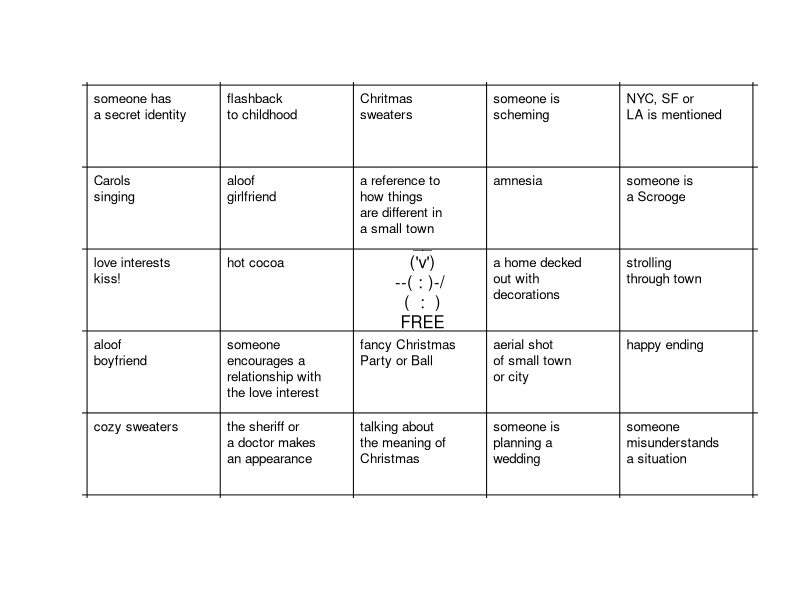
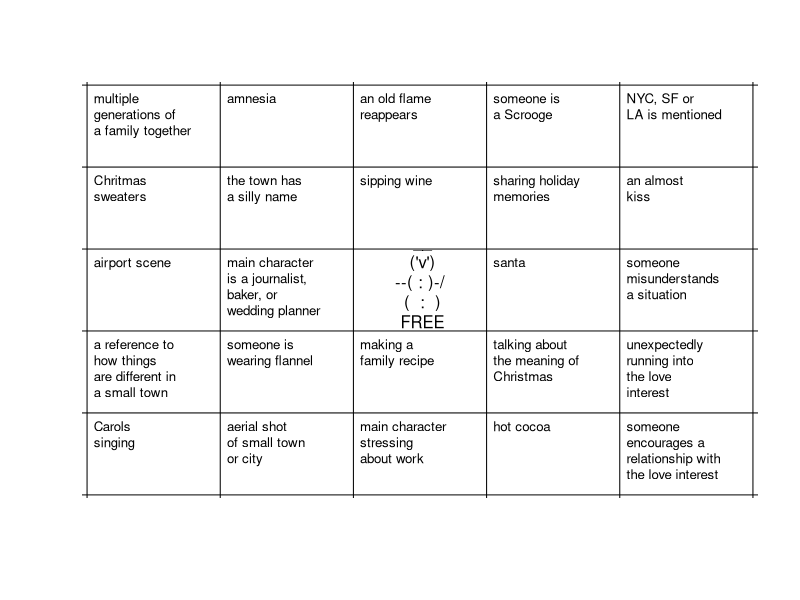
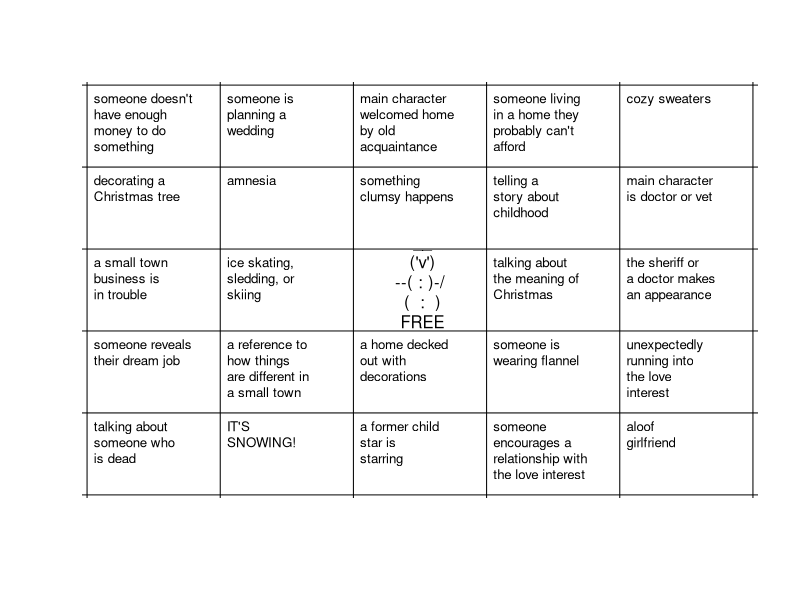
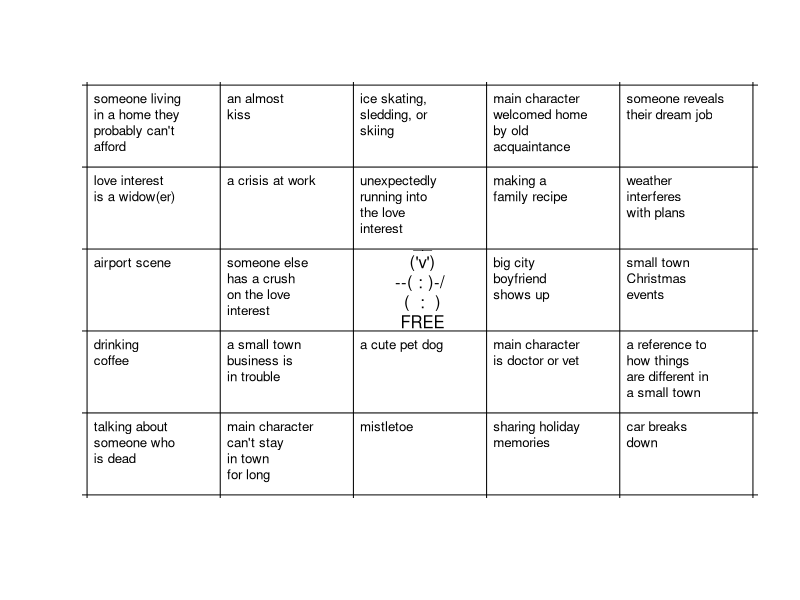
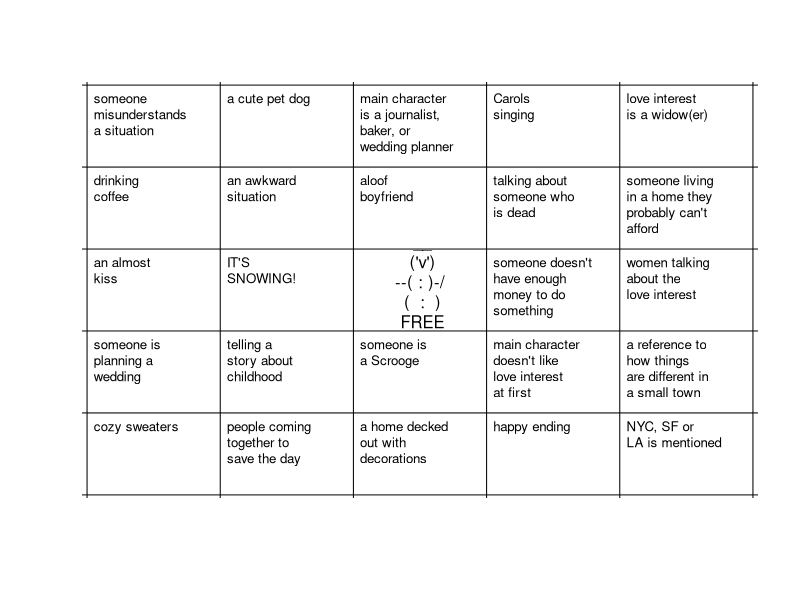
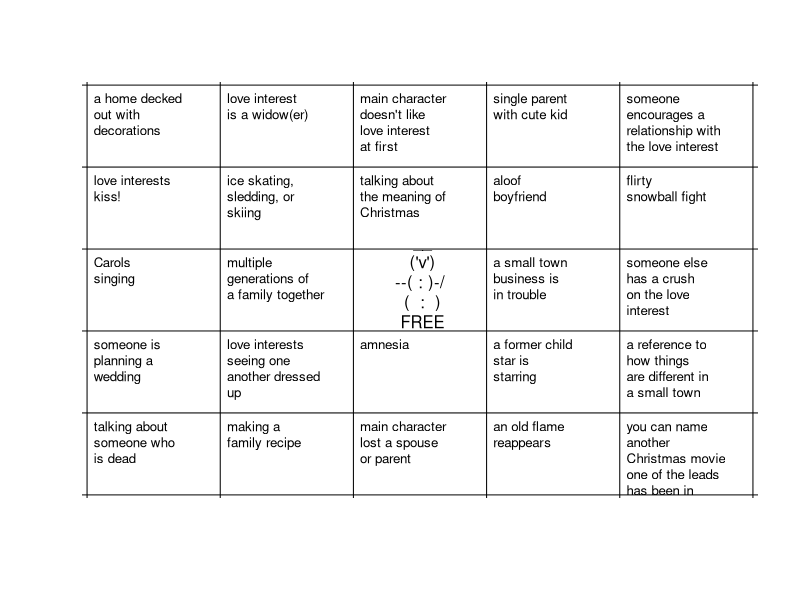
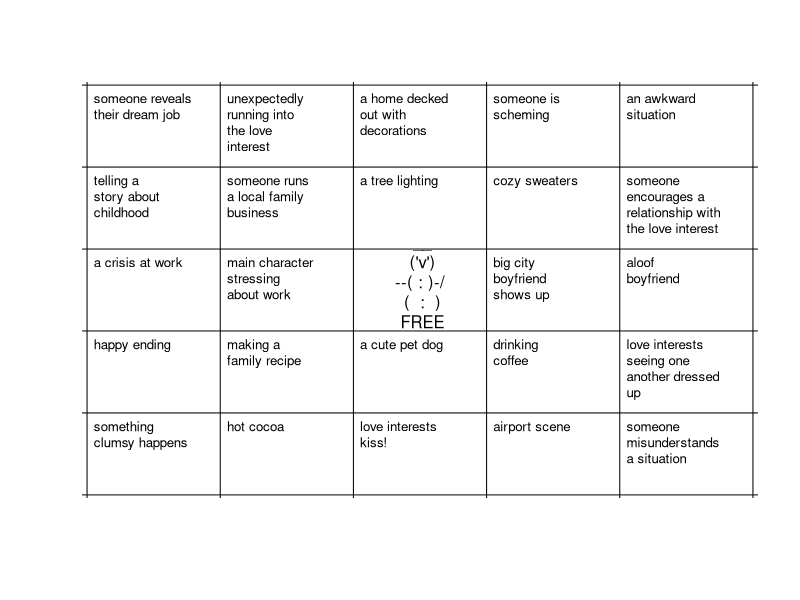
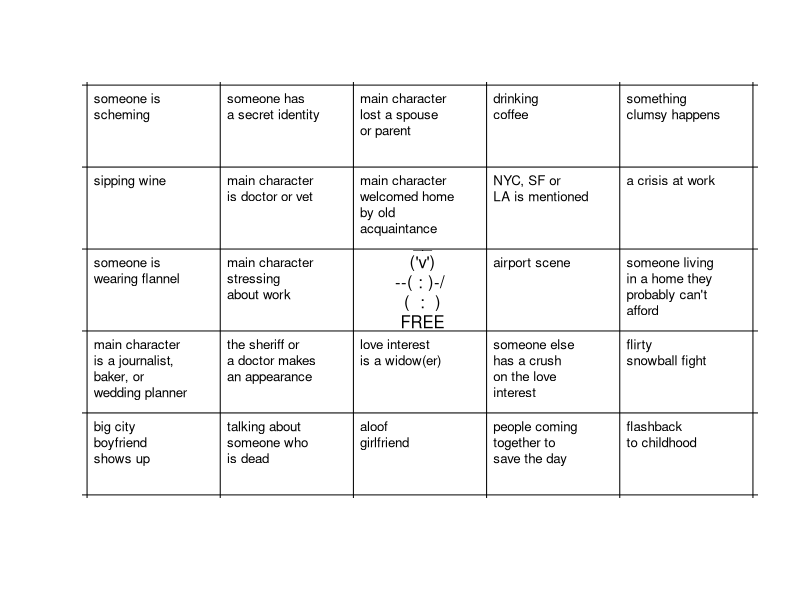

Recreate these plots in R, in order. (Note: this script raises an error after producing the figures.)



hallmark_strings <- c("someone \nencourages a \nrelationship with \nthe love interest",
"drinking \ncoffee",
"an awkward \nsituation",
"an almost \nkiss",
"someone has \na secret identity",
"aerial shot \nof small town \nor city",
"Chritmas \nsweaters",
"a reference to \nhow things \nare different in \na small town",
"main character \nis a journalist, \nbaker, or \nwedding planner",
"NYC, SF or \nLA is mentioned",
"ice skating, \nsledding, or \nskiing",
"the sheriff or \na doctor makes \nan appearance",
"love interests \nseeing one \nanother dressed \nup",
"someone living \nin a home they \nprobably can't \nafford",
"someone \nmisunderstands \na situation",
"you can name \nanother \nChristmas movie \none of the leads \nhas been in",
"amnesia",
"talking about \nthe meaning of \nChristmas",
"something \nclumsy happens",
"people coming \ntogether to \nsave the day",
"sharing holiday \nmemories",
"the town has \na silly name",
"someone doesn't \nhave enough \nmoney to do \nsomething",
"an old flame \nreappears",
"making a \nfamily recipe",
"hot cocoa",
"a small town \nbusiness is \nin trouble",
"decorating a \nChristmas tree",
"main character \nlost a spouse \nor parent",
"a former child \nstar is \nstarring",
"aloof \nboyfriend",
"aloof \ngirlfriend",
"IT'S \nSNOWING!",
"a cute pet dog",
"santa",
"airport scene",
"Carols \nsinging",
"flashback \nto childhood",
"random crafty \nskills",
"cozy sweaters",
"main character \ncan't stay \nin town \nfor long",
"small town \nChristmas \nevents",
"main character \nstressing \nabout work",
"unexpectedly \nrunning into \nthe love \ninterest",
"someone is \na Scrooge",
"women talking \nabout the \nlove interest",
"sipping wine",
"someone is \nscheming",
"a main character \nrecently gone \nthrough a \nbreakup",
"someone is \nwearing flannel",
"weather \ninterferes \nwith plans",
"someone is \nplanning a \nwedding",
"a home decked \nout with \ndecorations",
"someone runs \na local family \nbusiness",
"cozy fire",
"multiple \ngenerations of \na family together",
"big city \nboyfriend \nshows up",
"main character \ndoesn't like \nlove interest \nat first",
"someone else \nhas a crush \non the love \ninterest",
"a crisis at work",
"a tree lighting",
"talking about \nsomeone who \nis dead",
"mistletoe",
"someone reveals \ntheir dream job",
"love interest \nis a widow(er)",
"strolling \nthrough town",
"telling a \nstory about \nchildhood",
"love interests \nkiss!",
"main character \nis doctor or vet",
"flirty \nsnowball fight",
"single parent \nwith cute kid",
"fancy Christmas \nParty or Ball",
"car breaks \ndown",
"happy ending",
"main character \nwelcomed home \nby old \nacquaintance")


# "eggnog",
# "christmas \nshopping",
# "twinkle lights",
# "doing something \nnice for others",
# "playing in \nthe snow",
# "small town",


setwd('~/Documents/bingo')
num_cards <- 60

for (i in 1:num_cards){
	
pdf(paste0('card',i,'.pdf'))

hallmark_samp <- sample(1:length(hallmark_strings),25)
plot(-1, axes = 0,xlim=c(1.15,5.85),ylim=c(1.15,5.85),xlab='',ylab='')
for (i in 1:6){
	abline(h=i)
	abline(v=i)
	}

for (i in 1:5){
	for (j in 1:5){
		if(i==3 & j==3) next
	# text(x=i+0.2,y=j+0.9,label="wert\nwert\nwert\nwert",cex=1.2,pos=1,offset=0) #bingo_strings[5*i+j])
	ind <- hallmark_samp[5*(i-1)+j]
	text(x=i+0.05,y=j+0.9,label=hallmark_strings[ind],cex=0.8,adj=c(0,1),offset=0) # hallmark_strings[5*(i-1)+j+50]

		}
	}
text(3.5,3.6," __\n  ('v') \n--( : )-/\n   (  :  )  \n FREE")

dev.off()
}




